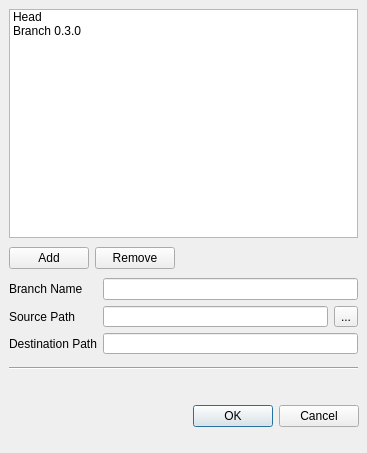
<ui version="4.0" >
 <author></author>
 <comment></comment>
 <exportmacro></exportmacro>
 <class>Dialog</class>
 <widget class="QDialog" name="Dialog" >
  <property name="geometry" >
   <rect>
    <x>0</x>
    <y>0</y>
    <width>367</width>
    <height>453</height>
   </rect>
  </property>
  <property name="windowTitle" >
   <string>Dialog</string>
  </property>
  <widget class="QWidget" name="" >
   <property name="geometry" >
    <rect>
     <x>9</x>
     <y>278</y>
     <width>349</width>
     <height>76</height>
    </rect>
   </property>
   <layout class="QGridLayout" >
    <property name="margin" >
     <number>0</number>
    </property>
    <property name="spacing" >
     <number>6</number>
    </property>
    <item row="1" column="1" >
     <layout class="QHBoxLayout" >
      <property name="margin" >
       <number>0</number>
      </property>
      <property name="spacing" >
       <number>6</number>
      </property>
      <item>
       <widget class="QLineEdit" name="sourcePathEdit" >
        <property name="sizePolicy" >
         <sizepolicy>
          <hsizetype>7</hsizetype>
          <vsizetype>0</vsizetype>
          <horstretch>1</horstretch>
          <verstretch>0</verstretch>
         </sizepolicy>
        </property>
       </widget>
      </item>
      <item>
       <widget class="QToolButton" name="sourcePathButton" >
        <property name="text" >
         <string>...</string>
        </property>
       </widget>
      </item>
     </layout>
    </item>
    <item row="0" column="0" >
     <widget class="QLabel" name="label_3" >
      <property name="text" >
       <string>Branch Name</string>
      </property>
     </widget>
    </item>
    <item row="2" column="0" >
     <widget class="QLabel" name="label_2" >
      <property name="frameShape" >
       <enum>QFrame::NoFrame</enum>
      </property>
      <property name="text" >
       <string>Destination Path</string>
      </property>
     </widget>
    </item>
    <item row="0" column="1" >
     <widget class="QLineEdit" name="branchNameEdit" />
    </item>
    <item row="1" column="0" >
     <widget class="QLabel" name="label" >
      <property name="text" >
       <string>Source Path</string>
      </property>
     </widget>
    </item>
    <item row="2" column="1" >
     <widget class="QLineEdit" name="destPathEdit" />
    </item>
   </layout>
  </widget>
  <widget class="Line" name="line" >
   <property name="geometry" >
    <rect>
     <x>9</x>
     <y>360</y>
     <width>349</width>
     <height>16</height>
    </rect>
   </property>
   <property name="orientation" >
    <enum>Qt::Horizontal</enum>
   </property>
  </widget>
  <widget class="QWidget" name="" >
   <property name="geometry" >
    <rect>
     <x>10</x>
     <y>400</y>
     <width>349</width>
     <height>33</height>
    </rect>
   </property>
   <layout class="QHBoxLayout" >
    <property name="margin" >
     <number>0</number>
    </property>
    <property name="spacing" >
     <number>6</number>
    </property>
    <item>
     <spacer>
      <property name="orientation" >
       <enum>Qt::Horizontal</enum>
      </property>
      <property name="sizeHint" >
       <size>
        <width>131</width>
        <height>31</height>
       </size>
      </property>
     </spacer>
    </item>
    <item>
     <widget class="QPushButton" name="okButton" >
      <property name="text" >
       <string>OK</string>
      </property>
     </widget>
    </item>
    <item>
     <widget class="QPushButton" name="cancelButton" >
      <property name="text" >
       <string>Cancel</string>
      </property>
     </widget>
    </item>
   </layout>
  </widget>
  <widget class="QWidget" name="" >
   <property name="geometry" >
    <rect>
     <x>9</x>
     <y>244</y>
     <width>349</width>
     <height>28</height>
    </rect>
   </property>
   <layout class="QHBoxLayout" >
    <property name="margin" >
     <number>0</number>
    </property>
    <property name="spacing" >
     <number>6</number>
    </property>
    <item>
     <widget class="QPushButton" name="pushButton" >
      <property name="text" >
       <string>Add</string>
      </property>
     </widget>
    </item>
    <item>
     <widget class="QPushButton" name="pushButton_2" >
      <property name="text" >
       <string>Remove</string>
      </property>
     </widget>
    </item>
    <item>
     <spacer>
      <property name="orientation" >
       <enum>Qt::Horizontal</enum>
      </property>
      <property name="sizeHint" >
       <size>
        <width>40</width>
        <height>20</height>
       </size>
      </property>
     </spacer>
    </item>
   </layout>
  </widget>
  <widget class="QListWidget" name="listWidget" >
   <property name="geometry" >
    <rect>
     <x>9</x>
     <y>9</y>
     <width>349</width>
     <height>229</height>
    </rect>
   </property>
   <item>
    <property name="text" >
     <string>Head</string>
    </property>
   </item>
   <item>
    <property name="text" >
     <string>Branch 0.3.0</string>
    </property>
   </item>
  </widget>
 </widget>
 <pixmapfunction></pixmapfunction>
 <tabstops>
  <tabstop>branchNameEdit</tabstop>
  <tabstop>sourcePathEdit</tabstop>
  <tabstop>destPathEdit</tabstop>
  <tabstop>okButton</tabstop>
  <tabstop>cancelButton</tabstop>
 </tabstops>
 <resources/>
 <connections/>
</ui>
